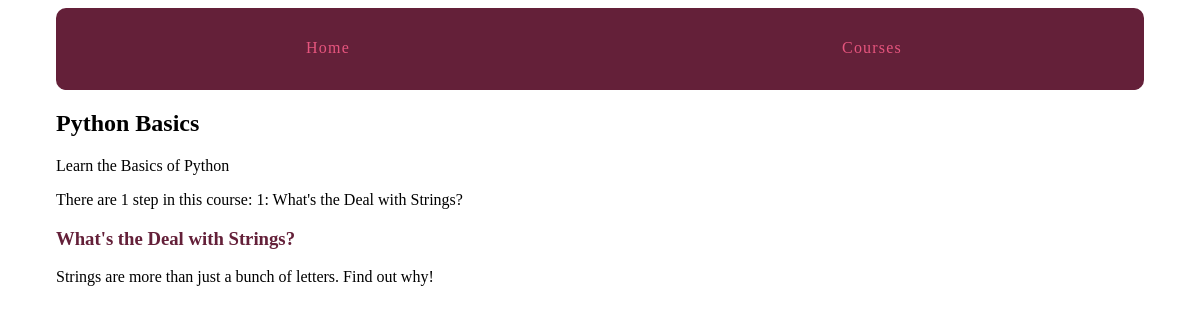
Before: /courses/1/ with the older database file.
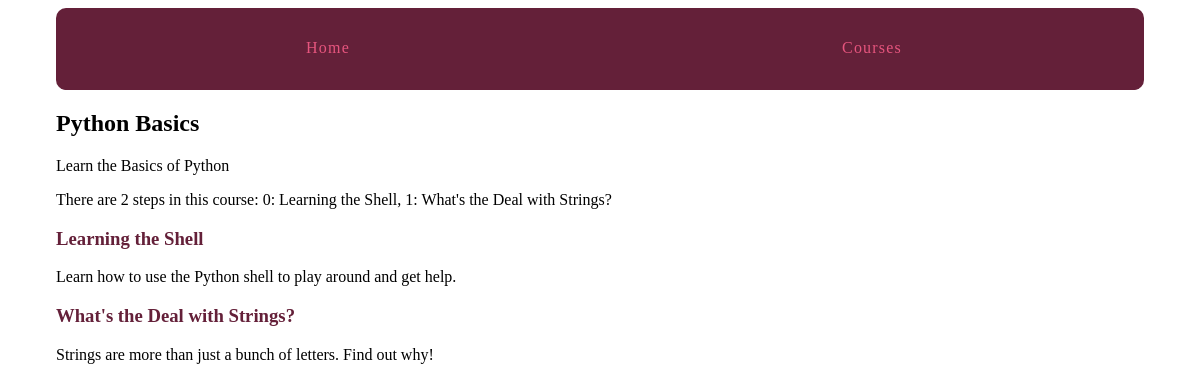
After: the same page with the newer database file.
### courses/models.py (models this page shows, shortened)
class Course(models.Model): #extend from base Model class
    created_at = models.DateTimeField(auto_now_add = True)
    title = models.CharField(max_length = 255)
    description = models.TextField()

class Step(models.Model):
    title = models.CharField(max_length = 255)
    description = models.TextField()
    order = models.IntegerField(default=0)
    course = models.ForeignKey(Course)
    content = models.TextField(blank = True, default = "")
    class Meta:
        ordering = ['order',]   #handles ordering
    def __str__(self):
        return ('{}: {}'.format(self.order, self.title))

### courses/views.py (the view)
# urls.py: url(r'(?P<pk>\d+)/$', views.course_detail, name='detail'),
def course_detail(request, pk):
    course = get_object_or_404(Course, pk = pk)
    return render(request, 'courses/course_detail.html', {'course': course})

### courses/templates/courses/course_detail.html (shortened to what this page needs)
{% extends "layout.html" %}
{% block content%}
<article class="">
  <h2>{{ course.title }}</h2>
  {{ course.description}}
  <p> There are {{ course.step_set.count }} step{{ course.step_set.count|pluralize }} in this course: {{ course.step_set.all|join:", "}}</p>
  <section>
    {% for step in course.step_set.all %}
      <h3><a href="{% url 'courses:step' course_pk=step.course.pk step_pk=step.pk %}">{{step.title}}</a></h3>
        {{step.description}}
    {% endfor %}
  </section>
</article>
{% endblock%}

### templates/layout.html (shortened to what this page needs)
{% load static from staticfiles %}
<!DOCTYPE html>
<html>
  <head>
    <link rel="stylesheet" href="{% static 'css/layout.css' %}">
  </head>
  <body>
    <div class="site-container">
      <nav>
        <a href="{% url 'views.home_page' %}">Home</a>
        <a href="{%url 'courses:list'%}">Courses</a>
      </nav>
      {% block content %} {% endblock %}
    </div>
  </body>
</html>

### assets/css/layout.css (style rules this page uses)
html { box-sizing: border-box; }
*, *::after, *::before { box-sizing: inherit; }
.site-container { max-width: 68em; margin-left: auto; margin-right: auto; }
.site-container::after { clear: both; content: ""; display: table; }
.site-container nav { width: 100%; display: table; width: 100%; table-layout: fixed; border-bottom-left-radius: 10px; border-bottom-right-radius: 10px; border-top-left-radius: 10px; border-top-right-radius: 10px; border-bottom-left-radius: 10px; border-top-left-radius: 10px; border-bottom-right-radius: 10px; border-top-right-radius: 10px; background-color: #642039; margin-bottom: 1em; overflow: hidden; }
.site-container nav a { display: table-cell; width: 8.33333%; padding: 10px; border-bottom: 2px solid #642039; color: #e6557e; letter-spacing: 0.075em; line-height: 60px; text-align: center; text-decoration: none; }
article h2 a, article h3 a { color: #642039; text-decoration: none; }

Changed rows visible on the page:
computed for Course "Python Basics": step_set.count "1" → "2"; step_set.all "1: What's the Deal with Strings?" → "0: Learning the Shell, 1: What's the Deal with Strings?"
added Step: title "Learning the Shell", description "Learn how to use the Python shell to play around and get help."
